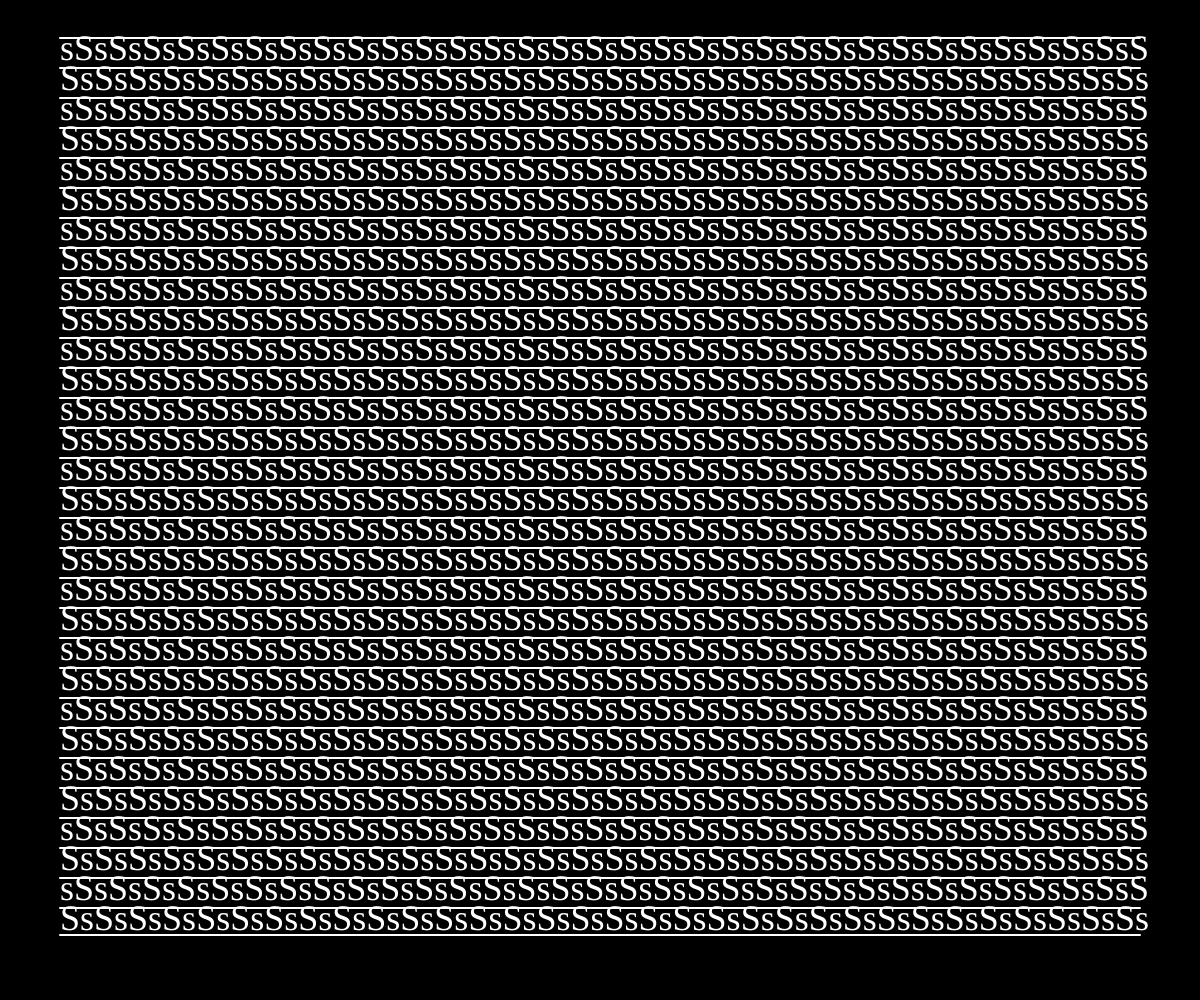
Frame 1 (no input)
Frame 2 (the mouse pressed at the canvas centre, redrawn once): identical to frame 1, image omitted

The p5.js sketch that drew this single still picture (run headless with seeded random() and noise() and a simulated clock; the mouse was pressed at the canvas centre and the sketch redrawn once):

// p5.js sketch
// ── sketch.js
/*
    title: 
    author: LenaMK
    date: 2025-04-29
    description: remédiation de l'Étude (parentèses et tiret en bas) d'AA réalisée à la machine écrire
*/

var largeur, hauteur
var texteH, texteW, fontSize
var font = "Typewriter Font"


var margins

function setup() { 
    colorMode(HSB, 360, 100, 100, 250);
    

    createCanvas(windowWidth, windowHeight); 
    margins = windowWidth*0.05
    largeur = windowWidth-margins
    hauteur = windowHeight-margins

    fontSize = 36
    textSize (fontSize)
    textFont(font) 

    texteH = textAscent()-2
    texteW = textWidth("sS")


    noLoop();

} 
   
   

function draw() { 
     

    fill(0, 0, 100);
    stroke(0, 0, 100);
    background(0, 0, 0)
    
   
  
    let alternate = true;

    

    for (let y = margins; y < hauteur; y += texteH){
        //**line** or  y height
        
        //console.log("draw a line")

        stroke(0, 0, 100);
        strokeWeight(2)
        line(margins, y-texteH+8, largeur, y-texteH+8 )

        for ( let x = margins; x < largeur; x += texteW){ 
            // **column** or x position
            stroke(0, 0)
            if (alternate){
                text("sS", x, y)
            }
            else {
                text("Ss", x, y)
            
            }
        }
        alternate = !alternate

        if (y + texteH > hauteur){
            //dernière ligne
            stroke(0, 0, 100);
            strokeWeight(2)
            line(margins, y+5, largeur, y+5 )
        }


    }    


} 


function windowResized() {
    resizeCanvas(windowWidth, windowHeight);
    draw();
}
